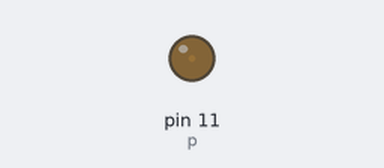
Recording of a sketch running on a simulated Arduino Uno, built with avr-gcc and run on an emulated ATmega328P. On the bench: output pins drawn as LEDs (lit = HIGH).

Above: at 0.05 s.
At 0.95 s:
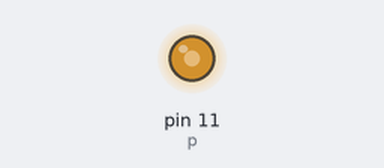
At 1.4 s:
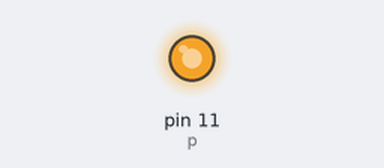
At 2.75 s:
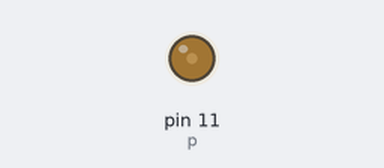
Timing chart, 0 to 7.0 s (numbered marks = the images above):
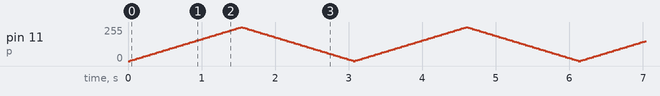

The sketch:

brightness_by_pwm1.ino
```cpp
// C++ code
//
int p=11, brightness=0,fadePoint=5;

void setup()
{
 pinMode(p,OUTPUT);
}

void loop()
{
 analogWrite(p,brightness);
  brightness=brightness+fadePoint;

  if(brightness<=0||brightness>=255){
    fadePoint=-fadePoint;
  }
  delay(30);
}
```
